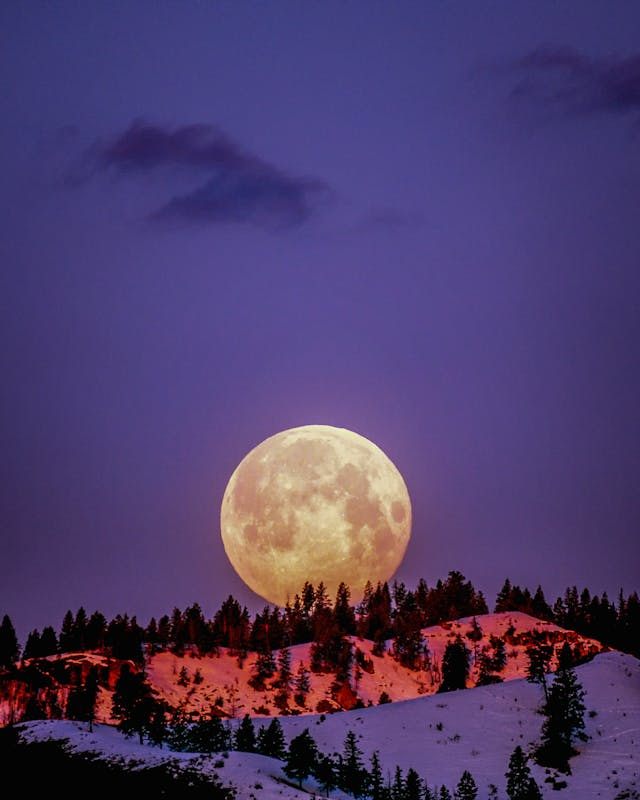
#> input picture moon-pexels-frank-cone (1).jpg, 640 x 800 px
$ jupyter execute --allow-errors '09_image_handling_and_image_classification (2).ipynb'   (shell and % lines are left out)
#> lines starting #> are read from the running program, lines starting #| are printed output that depends on the picture
# Assignment Title: Imagedata Augmentation and Image Classification

**Authors:** Koustab Ghosh<sup>1</sup> & Sujoy Kumar Biswas<sup>2</sup>

**Affiliation**:
1. Researcher, IDEAS-TIH, Indian Statistical Institute, Kolkata
2. Head of Research & Innovation, IDEAS-TIH, Indian Statistical Institute, Kolkata

**Dated**: Sep 07th, 2025

## I. Basic Image-Handling Processes with OpenCV

1. Reading and writing an image
2. Image transformations

Image transformations are important to augment the training dataset when the dataset size is small (i.e., the number of images is too few). In the following we shall see a few OpenCV functions to manage image data.

[cell 1]
# Method 1: Reading a color image an converting to grayscale image

import matplotlib.pyplot as plt
from PIL import Image

#> (the rest of this cell did not finish here and is left out)

[cell 2]
# Method 2: Reading a color image an converting to grayscale image

import cv2
original = cv2.imread('moon-pexels-frank-cone.jpg')

# Use the cvtColor() function to grayscale the image
#> (the rest of this cell did not finish here and is left out)

## Question 1

Why do you think the color images displayed above look different (that is, Method 1 vs Method 2)?

The images look different because PIL and OpenCV handle color channels differently.

PIL reads images in RGB format, so colors display correctly.

OpenCV loads images in BGR format by default.

When shown directly with matplotlib (which expects RGB), the channels get swapped.

This swapping makes the OpenCV image look odd (bluish tint).

Grayscale images appear fine in both methods, since no color channels are involved

[cell 3]
import cv2
from PIL import Image
import matplotlib.pyplot as plt

# Method 1: PIL (RGB)
pil_img = Image.open("moon-pexels-frank-cone (1).jpg")
#> pil_img is the input picture: PIL image 640x800 RGB; mean R, G, B 78.2, 60.4, 105.7
pil_gray = pil_img.convert("L")
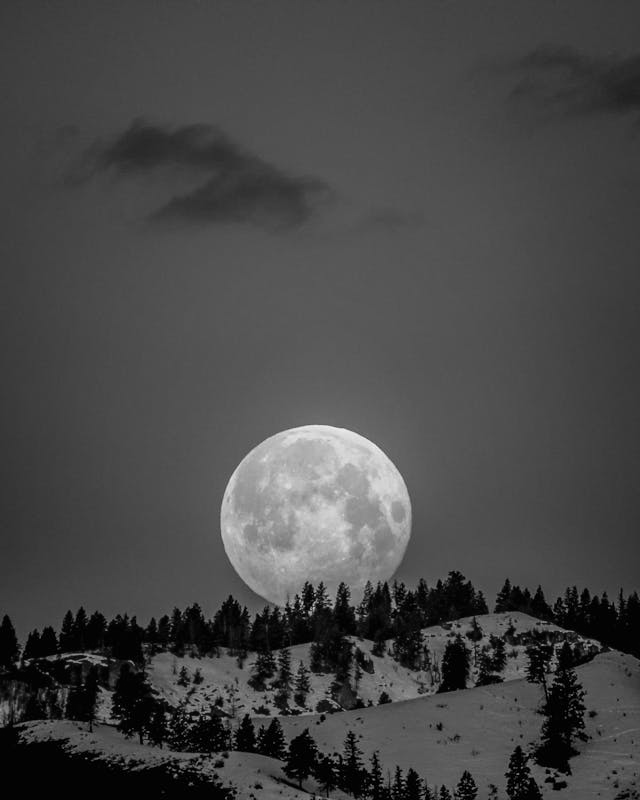
#> pil_gray: PIL image 640x800 L; min 0, max 241, mean 70.9

# Method 2: OpenCV (BGR)
cv_img = cv2.imread("moon-pexels-frank-cone (1).jpg")
cv_gray = cv2.cvtColor(cv_img, cv2.COLOR_BGR2GRAY)

# Convert BGR → RGB for correct display in matplotlib
cv_rgb = cv2.cvtColor(cv_img, cv2.COLOR_BGR2RGB)

# Show comparison
plt.figure(figsize=(12,6))

plt.subplot(2,2,1)
plt.imshow(pil_img)
plt.title("PIL Original (RGB)")

plt.subplot(2,2,2)
plt.imshow(pil_gray, cmap="gray")
plt.title("PIL Grayscale")

plt.subplot(2,2,3)
plt.imshow(cv_img)  # shows wrong colors
plt.title("OpenCV Original (BGR shown as RGB)")

plt.subplot(2,2,4)
plt.imshow(cv_rgb)  # corrected colors
plt.title("OpenCV Original (Converted RGB)")

plt.tight_layout()
plt.show()
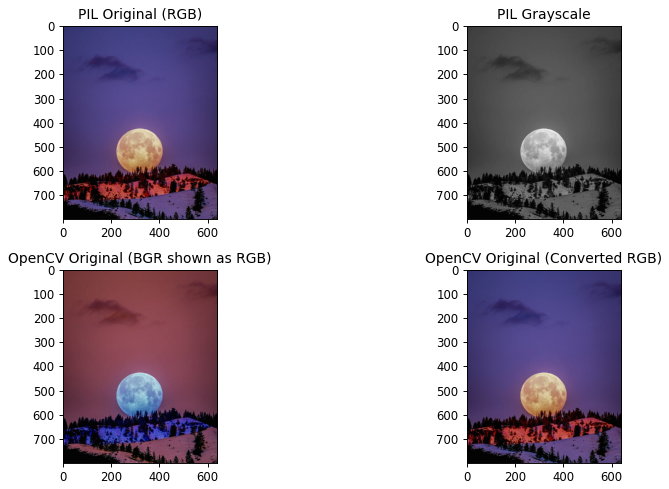
#> figure drawn by matplotlib, 4 panels; B, G, R data is drawn as R, G, B

## II. Various Image Transformation

1. Grayscale conversion
2. Shifting
3. Scaling

[cell 4]
import numpy as np

[cell 5]
M = np.float32([[1, 0, 50], [0, 1, 100]])
original = cv2.imread('moon-pexels-frank-cone.jpg')
#> (the rest of this cell did not finish here and is left out)

## Question 2

Implement the following types of image transformation with OpenCV functions:

1. Image resize
2. Image rotation

[cell 6]
import cv2
import matplotlib.pyplot as plt

# Load image (uploaded file)
img = cv2.imread("moon-pexels-frank-cone (1).jpg")

# Check if image loaded
if img is None:
    raise FileNotFoundError("Image not found. Please check filename or path.")

# 1. Resize (scale to half size)
resized = cv2.resize(img, (img.shape[1]//2, img.shape[0]//2))

# 2. Rotation (rotate 45 degrees around center)
(h, w) = img.shape[:2]
#> h = 800; w = 640
center = (w // 2, h // 2)
#> center = (320, 400)
M = cv2.getRotationMatrix2D(center, 45, 1.0)
rotated = cv2.warpAffine(img, M, (w, h))
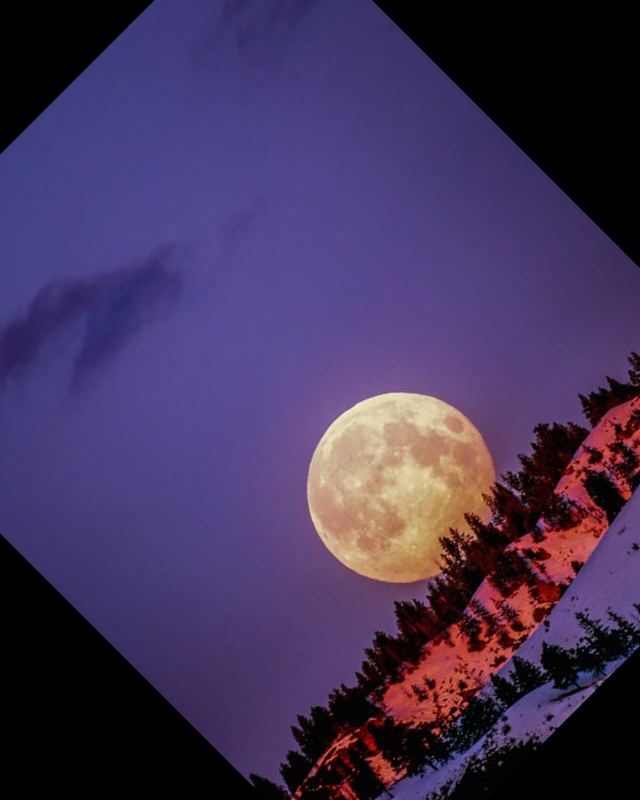
#> rotated: shape (800, 640, 3); mean B, G, R 88.8, 51.6, 67.4

# Display results
fig, axes = plt.subplots(1, 3, figsize=(12, 4))
ax = axes.ravel()

ax[0].imshow(cv2.cvtColor(img, cv2.COLOR_BGR2RGB))
ax[0].set_title("Original")

ax[1].imshow(cv2.cvtColor(resized, cv2.COLOR_BGR2RGB))
ax[1].set_title("Resized (half)")

ax[2].imshow(cv2.cvtColor(rotated, cv2.COLOR_BGR2RGB))
ax[2].set_title("Rotated 45°")

plt.tight_layout()
plt.show()
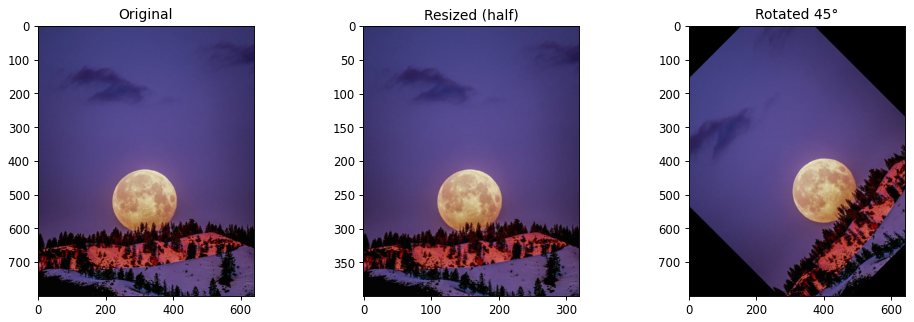
#> figure drawn by matplotlib, 3 panels
